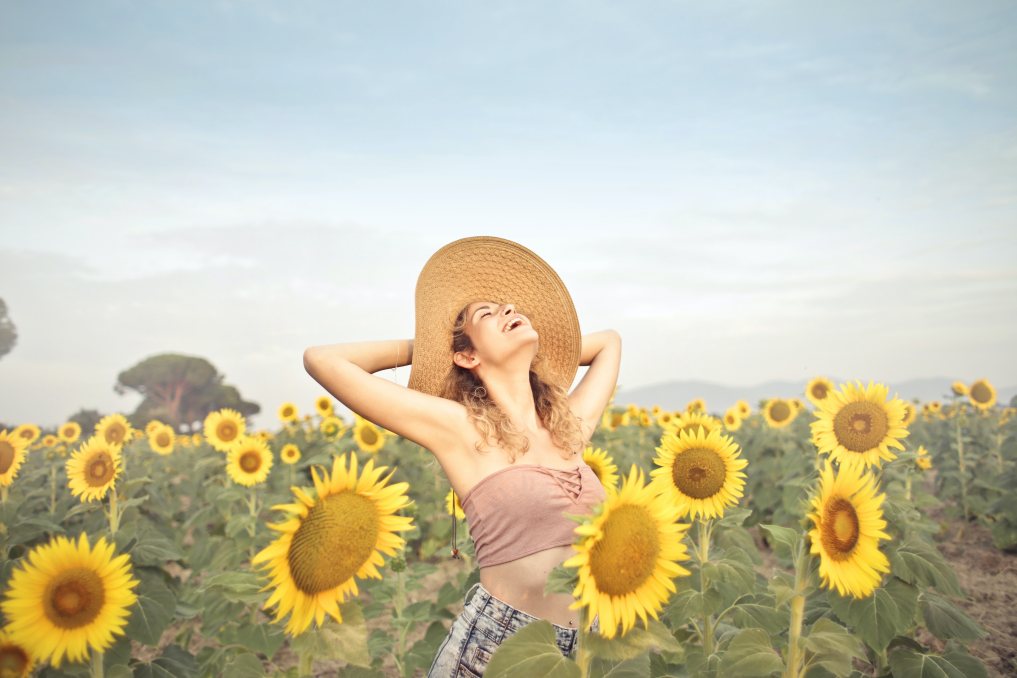
#> input picture Pics/sungirl.jpg, 6100 x 4067 px (shown at 1/6 size)
$ python histograms.py
#> lines starting #> are read from the running program, lines starting #| are printed output that depends on the picture
import cv2 as cv
import numpy as np
import matplotlib.pyplot as plt

# Compute histograms for rgb images and greyscale images
img=cv.imread("Pics/sungirl.jpg")
#> img is the input picture: shape (4067, 6100, 3); mean B, G, R 169.4, 193.9, 198.4
def resizeimg(img):
    width=int(img.shape[1]/10)
#> width = 610
    height=int(img.shape[1]/10)
#> height = 610
    dimensions=(width,height)
#> dimensions = (610, 610)

    return cv.resize(img,dimensions)
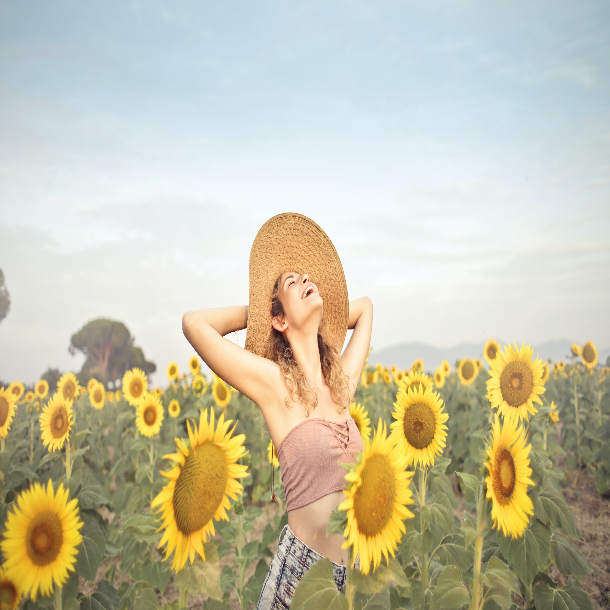
#> returned value: shape (610, 610, 3); mean of channels 0, 1, 2 169.4, 193.8, 198.3; drawn as B, G, R


reimg=resizeimg(img)
cv.imshow("Girl",reimg)
graygirl=cv.cvtColor(reimg,cv.COLOR_BGR2GRAY)
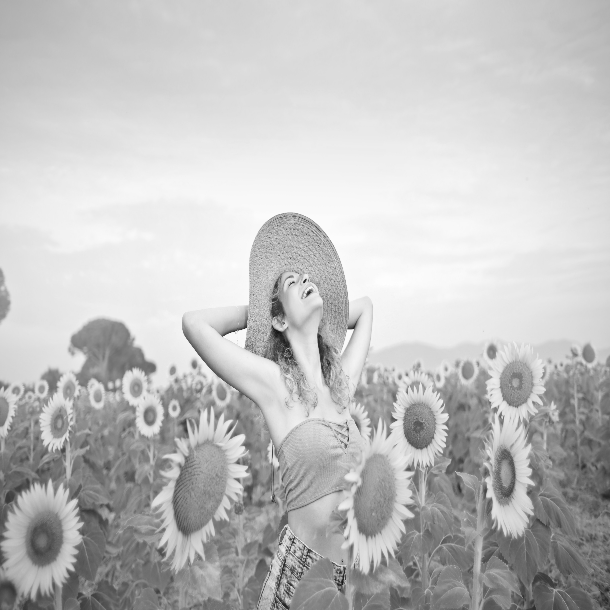
#> graygirl: shape (610, 610); min 20, max 254, mean 192.4
rgbgirl=cv.cvtColor(reimg,cv.COLOR_BGR2RGB)
# [12 lines of commented-out code are left out]

colors=('b','g','r')
for i,col in enumerate(colors):
    hist=cv.calcHist(reimg,[i],None,[256],[0,256])
    plt.plot(hist,color=col)
    plt.xlim([0,256])

plt.figure()
# plt.title("color histogram" )
# plt.xlabel("Bins")
# plt.ylabel("# of pixels")
plt.show()
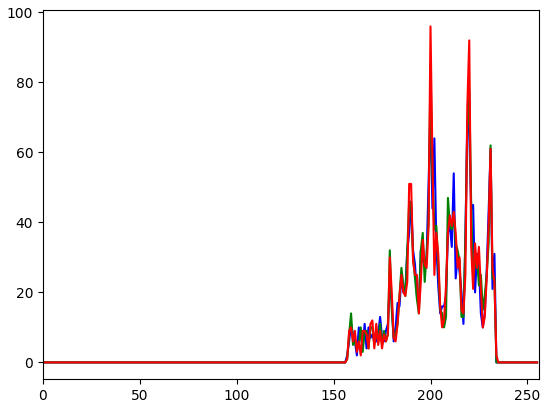
#> figure drawn by matplotlib, 1 panel; curve peaks at x = 200, y = 72; curve peaks at x = 200, y = 85; curve peaks at x = 200, y = 96

cv.waitKey(0)

$ run again, with Pics/Nature.jpg copied over Pics/sungirl.jpg
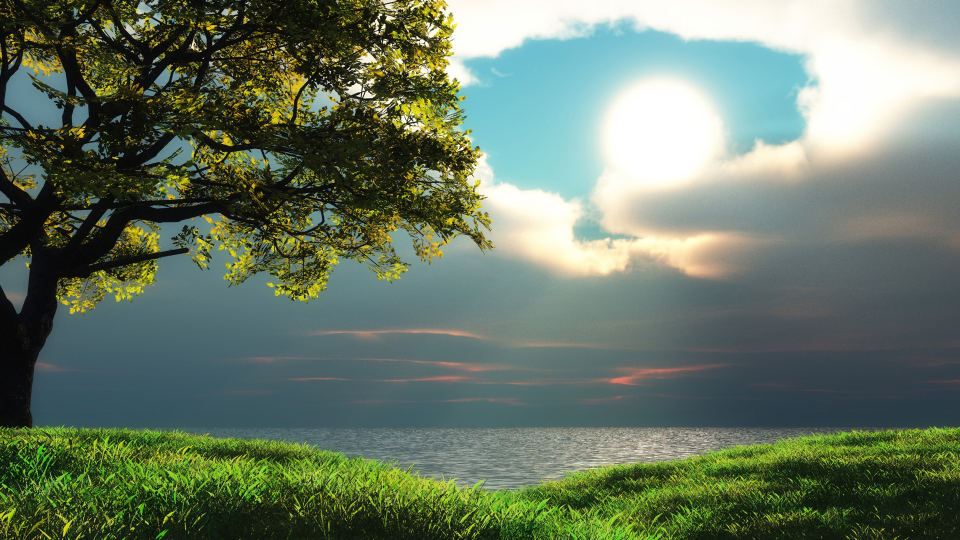
#> input picture Pics/Nature.jpg, 1920 x 1080 px (shown at 1/2 size)
#> img is the input picture: shape (1080, 1920, 3); mean B, G, R 100.4, 119.6, 104.2
#> `graygirl=cv.cvtColor(reimg,cv.COLOR_BGR2GRAY)`:
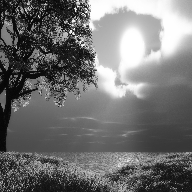
#> graygirl: shape (192, 192); min 4, max 255, mean 112.9
#> `plt.show()`:
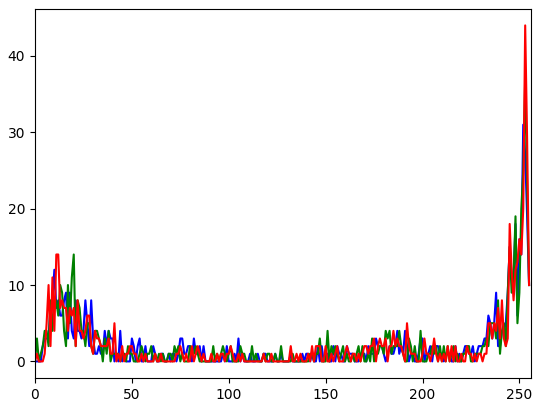
#> figure drawn by matplotlib, 1 panel; curve peaks at x = 252, y = 31; curve peaks at x = 253, y = 37; curve peaks at x = 253, y = 44
